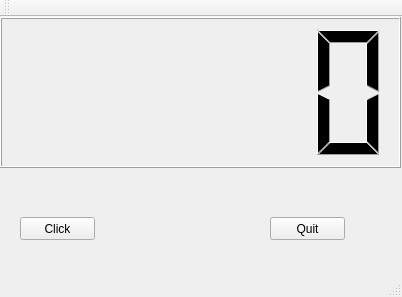
<?xml version="1.0" encoding="UTF-8"?>
<ui version="4.0">
 <class>MainWindow</class>
 <widget class="QMainWindow" name="MainWindow">
  <property name="geometry">
   <rect>
    <x>0</x>
    <y>0</y>
    <width>402</width>
    <height>297</height>
   </rect>
  </property>
  <property name="windowTitle">
   <string>MainWindow</string>
  </property>
  <widget class="QWidget" name="centralWidget">
   <widget class="QLCDNumber" name="lcdNumber">
    <property name="geometry">
     <rect>
      <x>0</x>
      <y>0</y>
      <width>401</width>
      <height>151</height>
     </rect>
    </property>
   </widget>
   <widget class="QPushButton" name="btnClick">
    <property name="geometry">
     <rect>
      <x>20</x>
      <y>200</y>
      <width>75</width>
      <height>23</height>
     </rect>
    </property>
    <property name="text">
     <string>Click</string>
    </property>
   </widget>
   <widget class="QPushButton" name="btnQuit">
    <property name="geometry">
     <rect>
      <x>270</x>
      <y>200</y>
      <width>75</width>
      <height>23</height>
     </rect>
    </property>
    <property name="text">
     <string>Quit</string>
    </property>
   </widget>
  </widget>
  <widget class="QMenuBar" name="menuBar">
   <property name="geometry">
    <rect>
     <x>0</x>
     <y>0</y>
     <width>402</width>
     <height>23</height>
    </rect>
   </property>
  </widget>
  <widget class="QToolBar" name="mainToolBar">
   <attribute name="toolBarArea">
    <enum>TopToolBarArea</enum>
   </attribute>
   <attribute name="toolBarBreak">
    <bool>false</bool>
   </attribute>
  </widget>
  <widget class="QStatusBar" name="statusBar"/>
 </widget>
 <layoutdefault spacing="6" margin="11"/>
 <resources/>
 <connections>
  <connection>
   <sender>btnQuit</sender>
   <signal>clicked()</signal>
   <receiver>MainWindow</receiver>
   <slot>close()</slot>
   <hints>
    <hint type="sourcelabel">
     <x>333</x>
     <y>251</y>
    </hint>
    <hint type="destinationlabel">
     <x>366</x>
     <y>251</y>
    </hint>
   </hints>
  </connection>
 </connections>
</ui>
